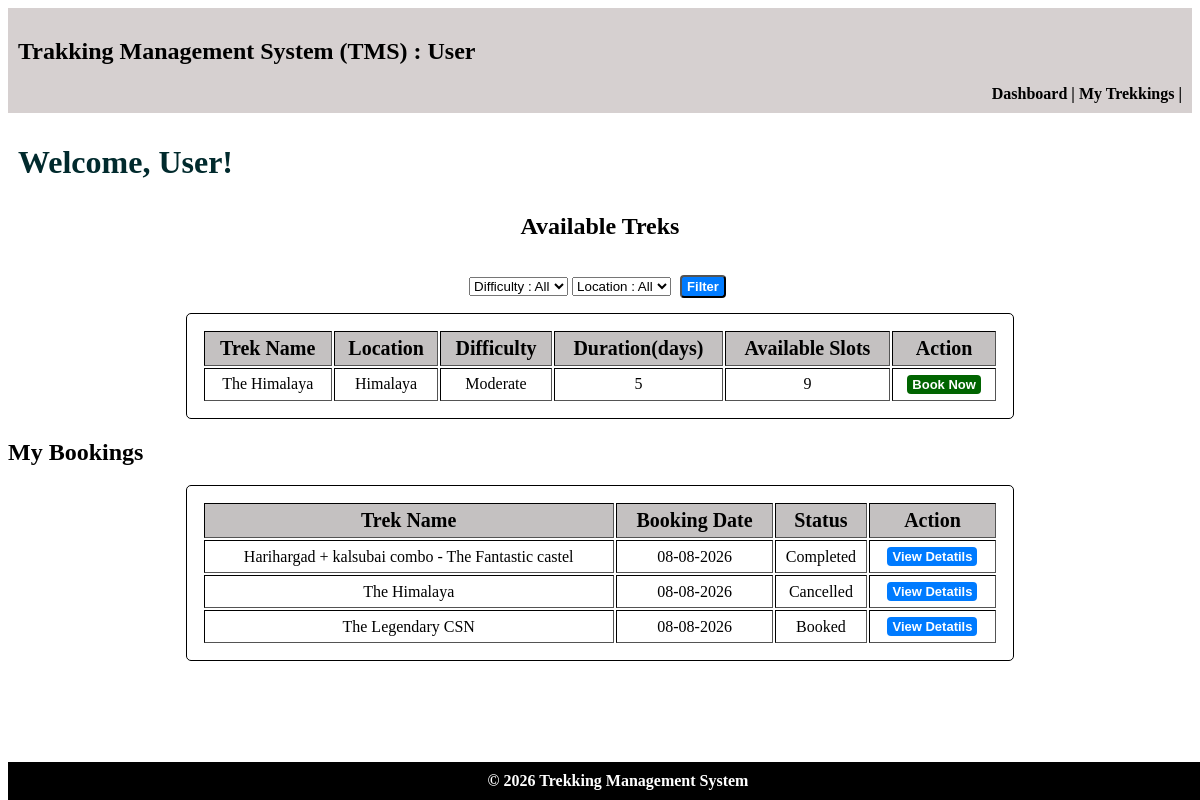
The page /user/2 on the database as committed earlier.
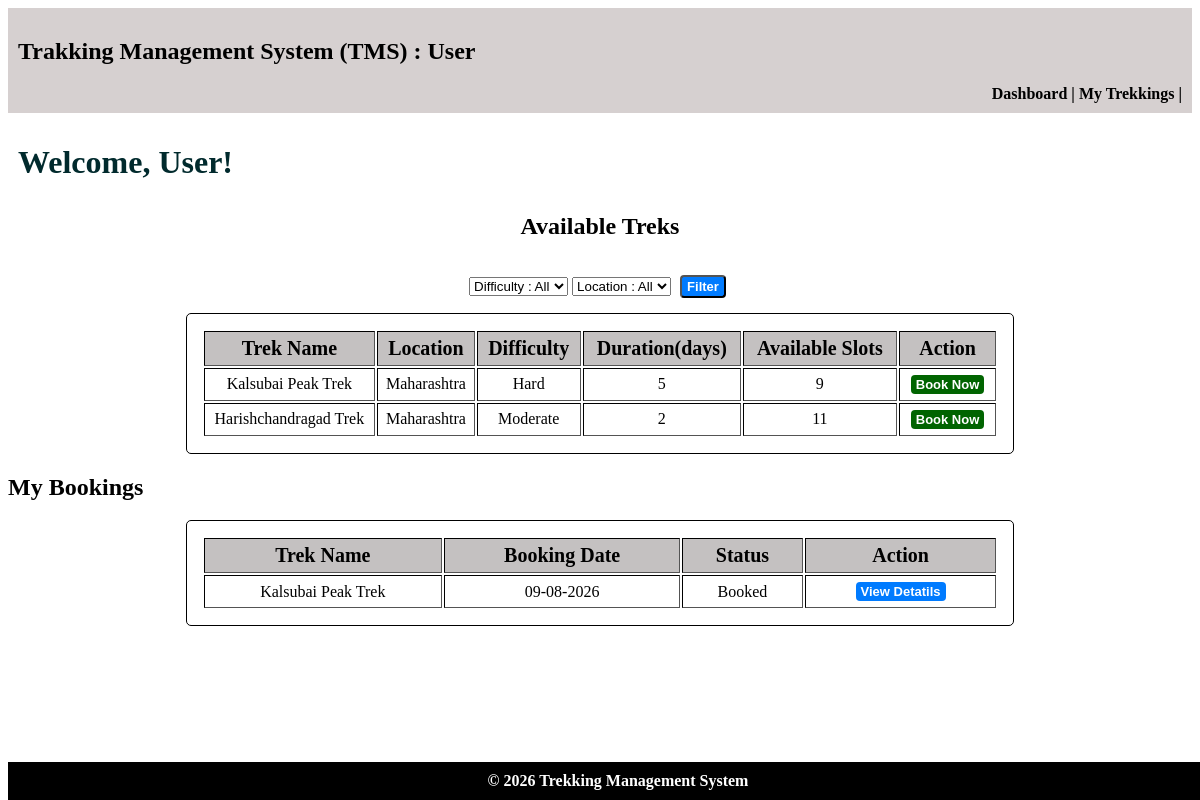
The same page on the database as committed later.
### models.py (models this page shows)
class Treks(db.Model):
    __tablename__ = "treks"
    trek_id = db.Column(db.Integer,primary_key=True)
    trek_name = db.Column(db.String, nullable=False)
    location = db.Column(db.String, nullable=False)
    duration_days = db.Column(db.Integer,nullable=False)
    total_slots = db.Column(db.Integer,nullable=False)
    avail_slots = db.Column(db.Integer,nullable=False)
    staff_id = db.Column(db.Integer,db.ForeignKey("staff_profiles.staff_id"),nullable=True)
    difficulty = db.Column(db.Integer,nullable=False, default=0)    # 0 = Easy, 1 = Moderate, 2 = Hard
    trek_status = db.Column(db.Integer,nullable=False,default=0)    # 0 = Pending, 1 = Approved, 2 = Open, 3 = Closed, 4 = Completed
    start_date = db.Column(db.Date,nullable=False)
    end_date = db.Column(db.Date, nullable=False)
    description = db.Column(db.String,nullable=False)
    bookings = db.relationship(
        "Bookings",
        cascade="all, delete",
        backref="treks"
    )

class Bookings(db.Model):
    __tablename__ = "bookings"
    booking_id = db.Column(db.Integer,primary_key=True)
    trekker_id = db.Column(db.Integer,db.ForeignKey("trekker_profiles.trekker_id"),nullable=False)
    trek_id = db.Column(db.Integer,db.ForeignKey("treks.trek_id"),nullable=False)
    booking_status = db.Column(db.Integer,nullable=False,default=0)     # 0 = Booked, 1 = Cancelled  2 = Completed
    booking_date = db.Column(db.Date,nullable=False)
    __table_args__ = (
        db.UniqueConstraint(
            "trekker_id",
            "trek_id",
            name="unique_trekker_trek"
        ),
    )

### controller.py (the view, shortened to what this page needs)
@app.route("/user/<int:user_id>")
def user_dashboard(user_id):
    user = db.session.query(Users).filter(Users.id == user_id).first()
    if not user:
        return "User not found."
    trekker = db.session.query(Trekker_Profiles).filter(Trekker_Profiles.trekker_id == user_id).first()
    if not trekker:
        return "Trekker profile not found."
    filter_diff = request.args.get("filter_diff", "All")
    filter_loc = request.args.get("filter_loc", "All")
    query = db.session.query(Treks).filter(Treks.trek_status == 2,Treks.avail_slots > 0)
    if filter_loc != "All":
        query = query.filter(Treks.location == filter_loc)
    available_treks =query.order_by(Treks.start_date.asc()).all()
    my_bookings = db.session.query(Bookings).filter(
        Bookings.trekker_id == trekker.trekker_id).order_by(Bookings.booking_date.desc()).all()
    locations = db.session.query(Treks.location).filter(Treks.trek_status == 2,Treks.avail_slots > 0).distinct().all()
    locations = [location[0] for location in locations]
    return render_template("user_dashboard.html",user=user,
                           user_id=user_id,
                           trekker=trekker,available_treks=available_treks,
                           my_bookings=my_bookings,
                            filter_diff=filter_diff,
                            filter_loc=filter_loc,
                            locations=locations)

### templates/user_dashboard.html (shortened to what this page needs)
<!DOCTYPE html>
<html lang="en">
<head>
    <link rel="stylesheet" href="/static/main.css">
</head>
<body>
    <header>
        <h2>Trakking Management System (TMS) : User</h2>
        <nav>
            <a href="{{ url_for('user_dashboard', user_id=user_id) }}"> Dashboard </a>|
            <a href="{{ url_for('user_history', user_id=user_id) }}"> My Trekkings </a>|
        </nav>
    </header>
    <main>
        <h1>Welcome, User!</h1>
        <h2 style="text-align: center;">Available Treks</h2>
        <div class="center">
            <form method="GET" action="{{ url_for('user_dashboard', user_id=user_id) }}">
            <select name="filter_diff">
                <option value="All" {% if filter_diff == "All" %}selected{% endif %}>Difficulty : All</option>
            </select>
            <select name="filter_loc">
                <option value="All" {% if filter_loc == "All" %}selected{% endif %}>Location : All</option>
            </select>
            <button type="submit" class="btn-link">Filter</button>
        </form>
        </div>
        <table class="normal" border="1">
            <tr><th>Trek Name</th> <th>Location</th>   <th>Difficulty</th>   <th>Duration(days)</th>   <th>Available Slots</th> <th>Action</th></tr>
            {% for trek in available_treks %}
            <tr>
                <td>{{ trek.trek_name }}</td>
                <td>{{ trek.location }}</td>
                <td>
                    {% if trek.difficulty == 0 %}
                        Easy
                    {% elif trek.difficulty == 1 %}
                        Moderate
                    {% elif trek.difficulty == 2 %}
                        Hard
                    {% endif %}
                </td>
                <td>{{ trek.duration_days }}</td>
                <td>{{ trek.avail_slots }}</td>
                <td><a href="{{ url_for('user_book',user_id=user_id,trek_id=trek.trek_id) }}" class="btn-link btn-done">Book Now</a></td>
            </tr>
            {% else %}
            <tr><td colspan="6">No treks are currently available for booking.</td></tr>
            {% endfor %}
        </table>
        <h2>My Bookings</h2>
        <table class="normal" border="1">
            <tr><th>Trek Name</th> <th>Booking Date</th>   <th>Status</th>      <th>Action</th></tr>
            {% for booking in my_bookings %}
            <tr><td>{{ booking.treks.trek_name }}</td>
                <td>{{ booking.booking_date.strftime('%d-%m-%Y') }}</td>
                <td>
                    {% if booking.booking_status == 0 %}
                        Booked
                    {% elif booking.booking_status == 1 %}
                        Cancelled
                    {% elif booking.booking_status == 2 %}
                        Completed
                    {% endif %}
                </td>
                <td><a href="{{ url_for('user_book',user_id=user_id,trek_id=booking.trek_id) }}" class="btn-link">View Detatils</a></td>
            </tr>
            {% else %}
            <tr><td colspan="4">You have no bookings.</td></tr>
            {% endfor %}
        </table>
    </main>
    <footer>© 2026 Trekking Management System</footer>
</body>
</html>

Rows that differ between the two databases and show on the page:
no longer on this page (row edited): Treks: trek_name "The Himalaya", location "Himalaya", difficulty "Moderate", duration_days "5", avail_slots "9"
removed Bookings: treks.trek_name "The Himalaya", booking_date "08-08-2026", booking_status "Cancelled"
removed Bookings: treks.trek_name "The Legendary CSN", booking_date "08-08-2026", booking_status "Booked"
now on this page (row edited): Treks: trek_name "Kalsubai Peak Trek", location "Maharashtra", difficulty "Hard", duration_days "5", avail_slots "9"
now on this page (row edited): Treks: trek_name "Harishchandragad Trek", location "Maharashtra", difficulty "Moderate", duration_days "2", avail_slots "11"
changed Bookings: treks.trek_name "Harihargad + kalsubai combo - The Fantastic castel" → "Kalsubai Peak Trek"; booking_date "08-08-2026" → "09-08-2026"; booking_status "Completed" → "Booked"
